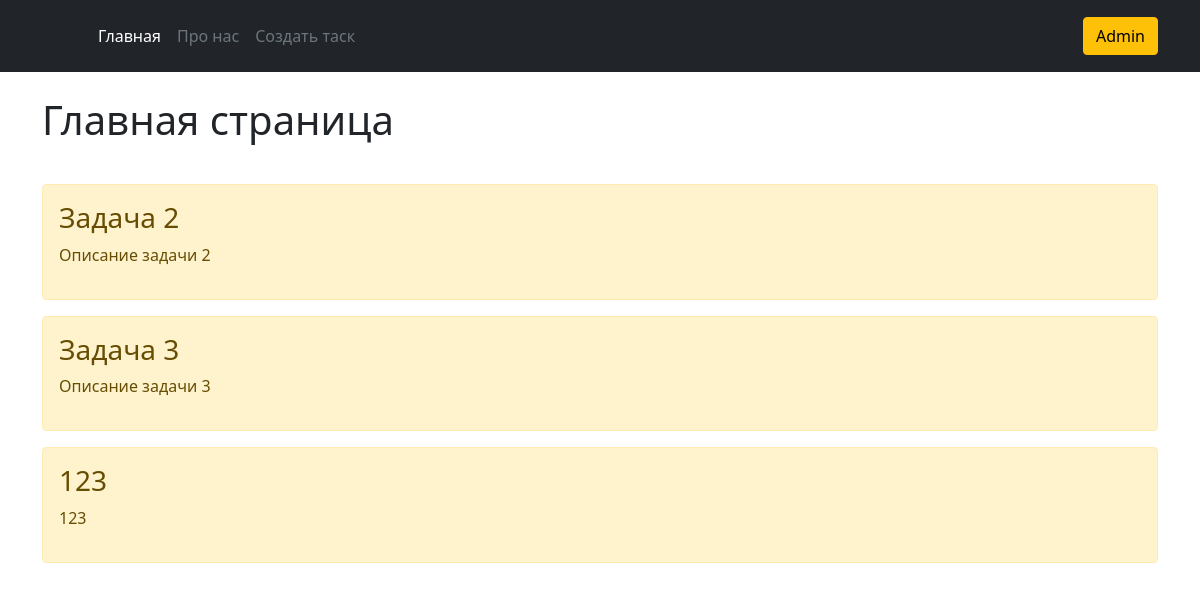
Before: / with the older database file.
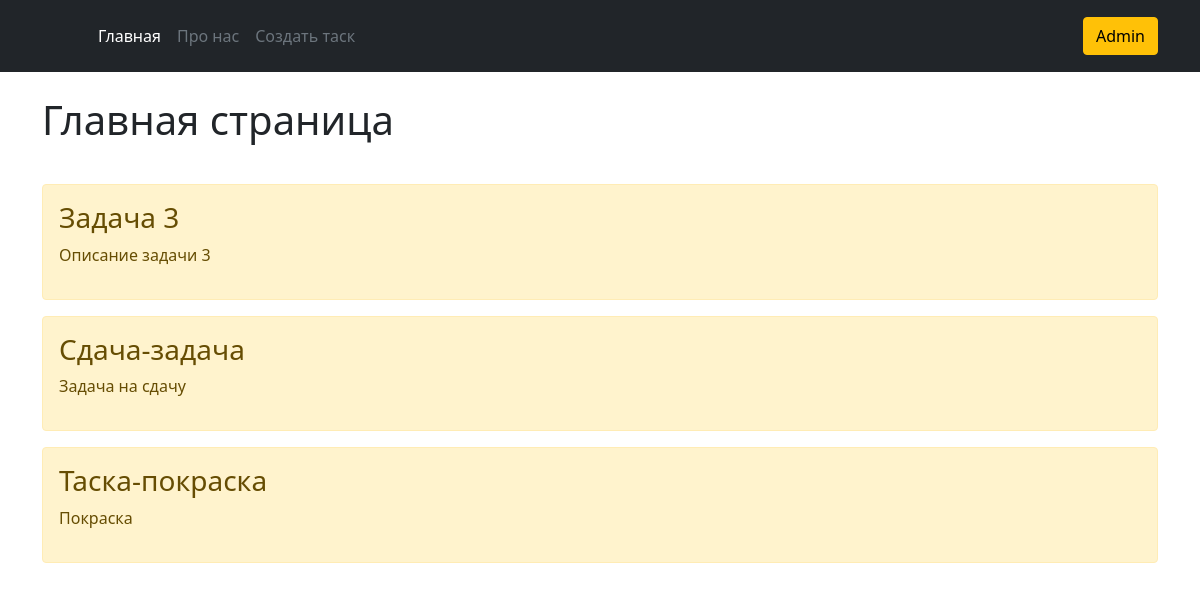
After: the same page with the newer database file.
### main/models.py (models this page shows, shortened)
class Task(models.Model):
    title = models.CharField('Название', max_length=50)
    task = models.TextField('Описание')
    class Meta:
        verbose_name = 'Задача'
        verbose_name_plural = 'Задачи'

### main/views.py (the view)
# urls.py: path('', views.index, name='home'),
def index(request):
    tasks = Task.objects.all()
    attrs = {
        'title': 'Главная страница сайта',
        'tasks': tasks,
        'link_style_index': 'text-white'
    }
    return render(request, 'main/index.html', attrs)

### main/templates/main/index.html (shortened to what this page needs)
{% extends 'main/base.html' %}
{% block content %}
    <br><h1>Главная страница</h1><br>
    {% if tasks %}
        {% for el in tasks %}
            <a href="{% url 'task:edit' el.id %}" style="text-decoration: none">
                <div class="alert alert-warning mt-2">
                    <h3>{{ el.title }}</h3>
                    <p>{{ el.task }}</p>
                </div>
            </a>
        {% endfor %}
    {% else %}
        <p>Записи отсутствуют!</p>
    {% endif %}
{% endblock %}

### main/templates/main/base.html (shortened to what this page needs)
<!doctype html>
<html lang="en">
<head>
    <link rel="stylesheet" href="https://cdn.jsdelivr.net/npm/bootstrap@5.1.3/dist/css/bootstrap.min.css">
</head>
<body>
    <header class="p-3 bg-dark text-white">
        <div class="container">
          <div class="d-flex flex-wrap align-items-center justify-content-center justify-content-lg-start">
            <a href="/" class="d-flex align-items-center mb-2 mb-lg-0 text-white text-decoration-none">
              <svg class="bi me-2" width="40" height="32" role="img" aria-label="Bootstrap"><use xlink:href="#bootstrap"></use></svg>
            </a>
            <ul class="nav col-12 col-lg-auto me-lg-auto mb-2 justify-content-center mb-md-0">
              <li><a href="{% url 'task:home' %}" class="nav-link px-2 text-secondary {{ link_style_index }}">Главная</a></li>
              <li><a href="{% url 'task:about' %}" class="nav-link px-2 text-secondary {{ link_style_about }}">Про нас</a></li>
              <li><a href="{% url 'task:create' %}" class="nav-link px-2 text-secondary {{ link_style_create }}">Создать таск</a></li>
            </ul>
            <div class="text-end">
                <a href="/admin">
                    <button type="button" class="btn btn-warning">Admin</button>
                </a>
            </div>
          </div>
        </div>
      </header>
    <div class="container">
        {% block content %}{% endblock %}
    </div>
</body>
</html>

Changed rows visible on the page:
removed Task: title "Задача 2", task "Описание задачи 2"
removed Task: title "123", task "123"
added Task: title "Сдача-задача", task "Задача на сдачу"
added Task: title "Таска-покраска", task "Покраска"
